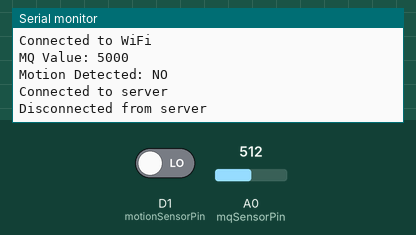
Recording of a sketch running on a simulated ESP8266 (NodeMCU). Parts: the last lines printed to the serial monitor. The inputs (shaded band) are chosen by the test bench; at power-on: D1 (motionSensorPin) LOW, A0 (mqSensorPin) = 512. WiFi joins after 1.5 s; servers stay silent unless stated.

Above: at 2.7 s.
2.8 s: D1 (motionSensorPin) driven HIGH
At 6.86 s:
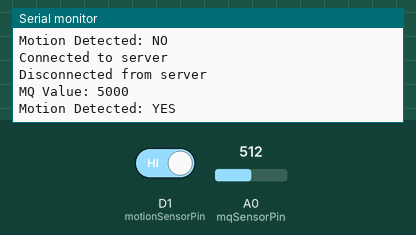
13.3 s: A0 (mqSensorPin) set to 716
At 18.6 s:
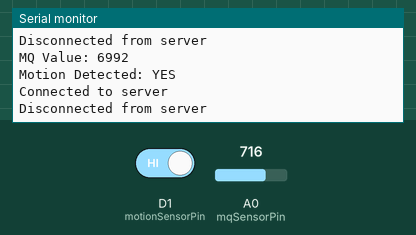
19.1 s: A0 (mqSensorPin) set to 900
At 22.46 s:
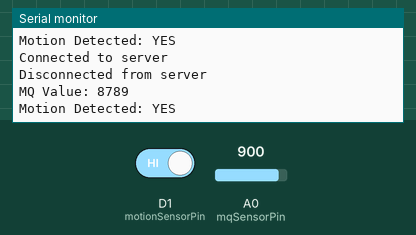
Timing chart, 0 to 24.0 s (numbered marks = the images above; inputs shaded):
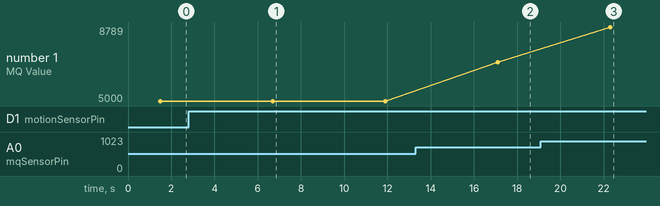

Measured:
- after the input at 2.8 s, the serial monitor: prints a new line after 3.9 s (image 1)
- after the input at 13.3 s, the serial monitor: prints a new line after 3.8 s (image 2)
- after the input at 19.1 s, the serial monitor: prints a new line after 3.2 s (image 3)
- plotted number 1: 5000 → 6992 after the input at 13.3 s, 6992 → 8789 after the input at 19.1 s

The sketch:

nodemcu.ino
```cpp
#include <ESP8266WiFi.h>
#include <WiFiClientSecure.h>

const char* ssid = "Your_SSID";
const char* password = "Your_PASSWORD";

const char* serverName = "server";
const int serverPort = 443;

const int mqSensorPin = A0;
const int motionSensorPin = D1;

WiFiClientSecure client;

void setup() {
  Serial.begin(115200);

  pinMode(mqSensorPin, INPUT);
  pinMode(motionSensorPin, INPUT);

  WiFi.begin(ssid, password);
  Serial.print("Connecting to WiFi...");
  while (WiFi.status() != WL_CONNECTED) {
    delay(500);
    Serial.print(".");
  }
  Serial.println("\nConnected to WiFi");
  client.setInsecure();
}

void loop() {
  int mqValue = analogRead(mqSensorPin) * (10000.0/1024.0);
  bool motionDetected = digitalRead(motionSensorPin) == HIGH;

  Serial.print("MQ Value: ");
  Serial.println(mqValue);
  Serial.print("Motion Detected: ");
  Serial.println(motionDetected ? "YES" : "NO");

  if (client.connect(serverName, serverPort)) {
    Serial.println("Connected to server");

    String url = "/labproject/sensor_data.php?mqValue=" + String(mqValue) +
                 "&motionDetected=" + (motionDetected ? "YES" : "NO");

    client.print(String("GET ") + url + " HTTP/1.1\r\n" +
                 "Host: " + serverName + "\r\n" +
                 "Connection: close\r\n\r\n");

    client.stop();
    Serial.println("Disconnected from server");
  } else {
    Serial.println("Connection to server failed");
  }

  delay(5000);
}
```
